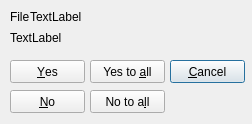
<ui version="4.0" >
 <class>qdPermission</class>
 <widget class="QDialog" name="qdPermission" >
  <property name="geometry" >
   <rect>
    <x>0</x>
    <y>0</y>
    <width>252</width>
    <height>124</height>
   </rect>
  </property>
  <property name="windowTitle" >
   <string>Permission</string>
  </property>
  <widget class="QLabel" name="label" >
   <property name="geometry" >
    <rect>
     <x>10</x>
     <y>10</y>
     <width>46</width>
     <height>14</height>
    </rect>
   </property>
   <property name="text" >
    <string>File</string>
   </property>
  </widget>
  <widget class="QPushButton" name="qpbCancel" >
   <property name="geometry" >
    <rect>
     <x>170</x>
     <y>60</y>
     <width>75</width>
     <height>23</height>
    </rect>
   </property>
   <property name="text" >
    <string>&amp;Cancel</string>
   </property>
  </widget>
  <widget class="QLabel" name="qlFilename" >
   <property name="geometry" >
    <rect>
     <x>30</x>
     <y>10</y>
     <width>241</width>
     <height>14</height>
    </rect>
   </property>
   <property name="text" >
    <string>TextLabel</string>
   </property>
  </widget>
  <widget class="QPushButton" name="qpbNo" >
   <property name="geometry" >
    <rect>
     <x>10</x>
     <y>90</y>
     <width>75</width>
     <height>23</height>
    </rect>
   </property>
   <property name="text" >
    <string>&amp;No</string>
   </property>
  </widget>
  <widget class="QPushButton" name="qpbYesToAll" >
   <property name="geometry" >
    <rect>
     <x>90</x>
     <y>60</y>
     <width>75</width>
     <height>23</height>
    </rect>
   </property>
   <property name="text" >
    <string>Yes to &amp;all</string>
   </property>
  </widget>
  <widget class="QPushButton" name="qpbNoToAll" >
   <property name="geometry" >
    <rect>
     <x>90</x>
     <y>90</y>
     <width>75</width>
     <height>23</height>
    </rect>
   </property>
   <property name="text" >
    <string>No to a&amp;ll</string>
   </property>
  </widget>
  <widget class="QPushButton" name="qpbYes" >
   <property name="geometry" >
    <rect>
     <x>10</x>
     <y>60</y>
     <width>75</width>
     <height>23</height>
    </rect>
   </property>
   <property name="text" >
    <string>&amp;Yes</string>
   </property>
  </widget>
  <widget class="QLabel" name="qlInformation" >
   <property name="geometry" >
    <rect>
     <x>10</x>
     <y>30</y>
     <width>111</width>
     <height>16</height>
    </rect>
   </property>
   <property name="text" >
    <string>TextLabel</string>
   </property>
  </widget>
 </widget>
 <tabstops>
  <tabstop>qpbYes</tabstop>
  <tabstop>qpbNo</tabstop>
  <tabstop>qpbYesToAll</tabstop>
  <tabstop>qpbNoToAll</tabstop>
  <tabstop>qpbCancel</tabstop>
 </tabstops>
 <resources/>
 <connections/>
</ui>
